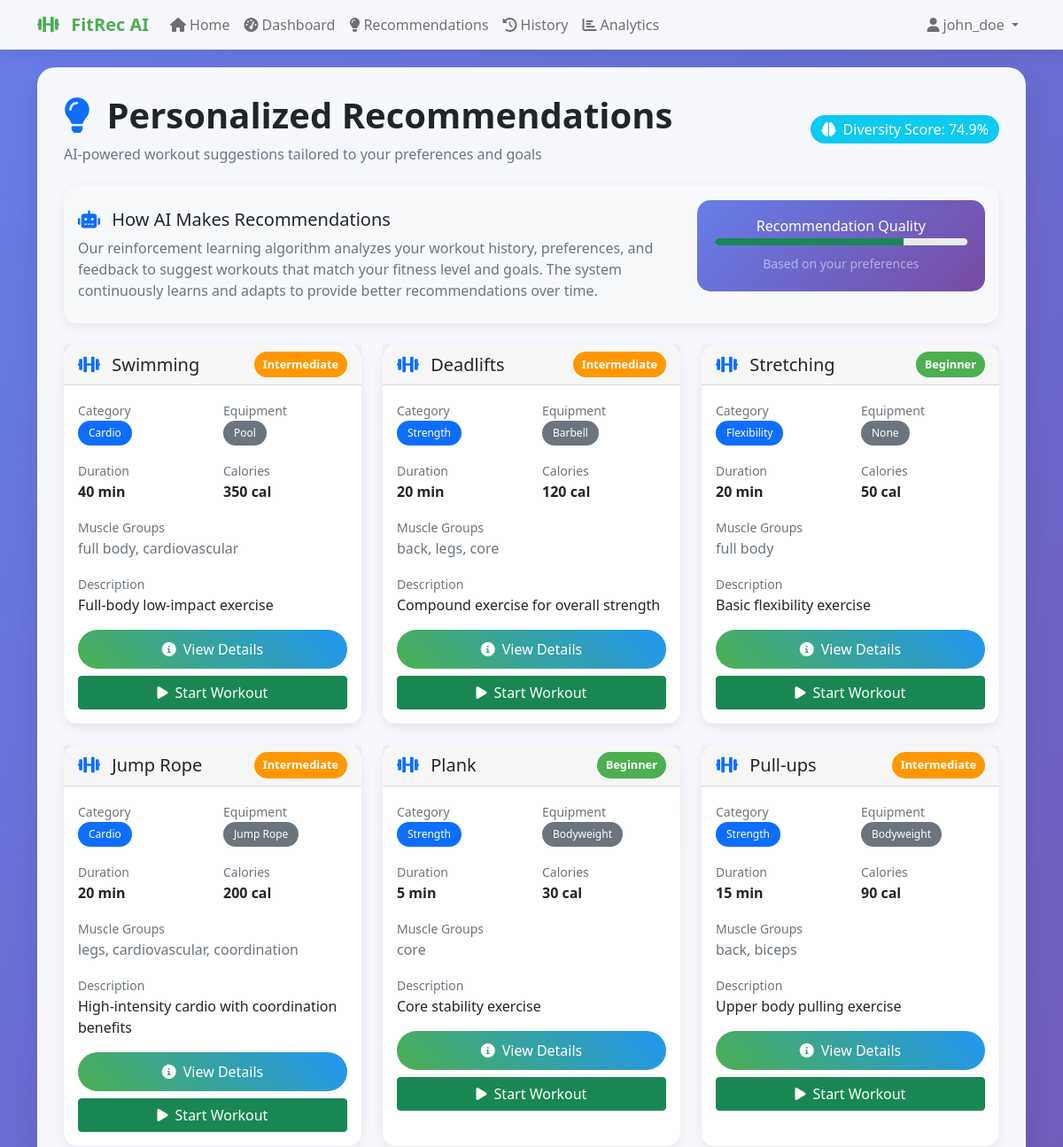
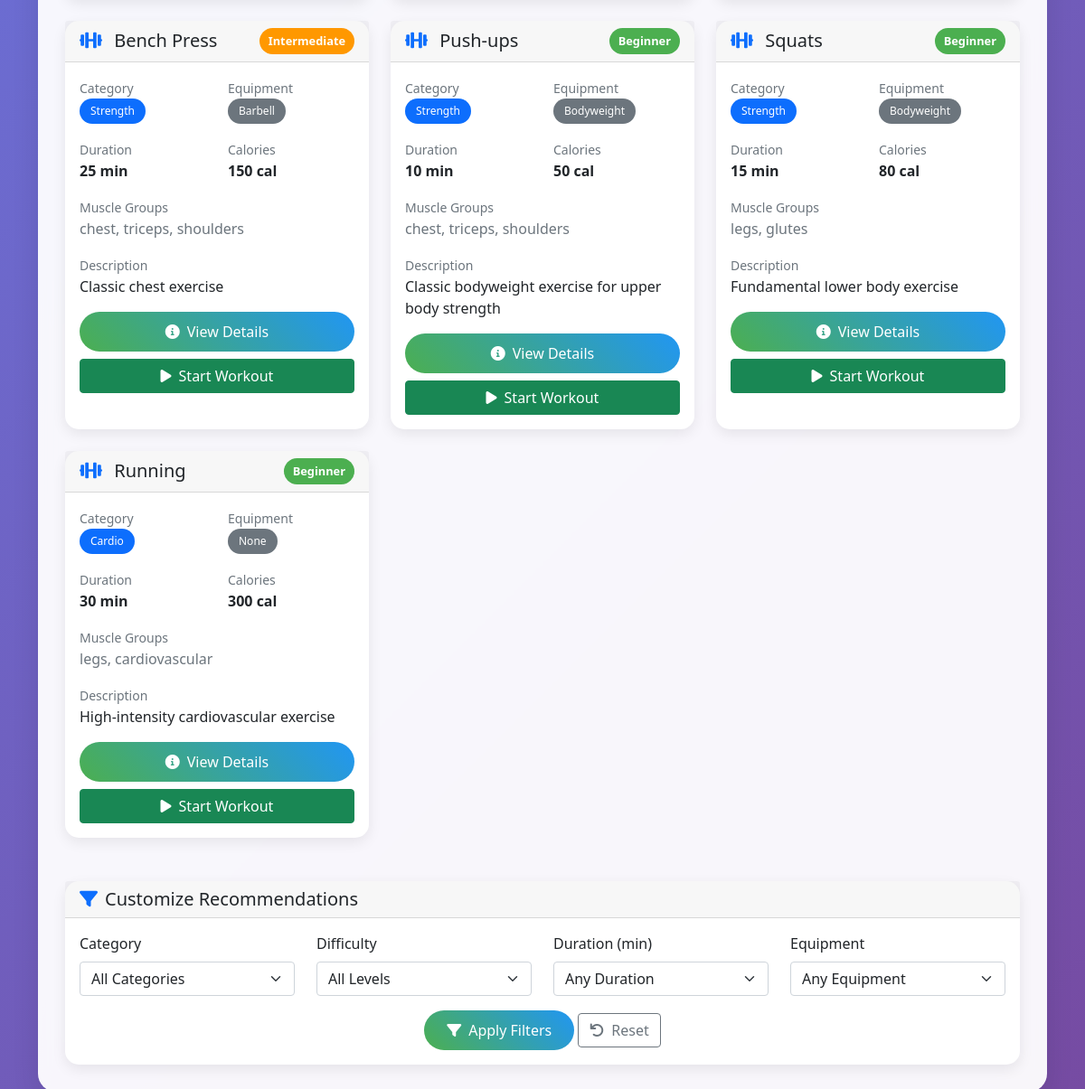
Page /recommendations (signed in) on the committed database (2 pictures, top to bottom).
### models.py (models this page shows, shortened)
class User(db.Model):
    id = db.Column(db.Integer, primary_key=True)
    username = db.Column(db.String(80), unique=True, nullable=False)
    email = db.Column(db.String(120), unique=True, nullable=False)
    age = db.Column(db.Integer)
    gender = db.Column(db.String(10))
    weight = db.Column(db.Float)  # in kg
    height = db.Column(db.Float)  # in cm
    fitness_level = db.Column(db.String(20))  # beginner, intermediate, advanced
    goals = db.Column(db.String(200))  # weight_loss, muscle_gain, endurance, etc.
    preferences = db.Column(db.Text)  # JSON string of user preferences
    created_at = db.Column(db.DateTime, default=datetime.utcnow)
    workout_history = db.relationship('WorkoutHistory', backref='user', lazy=True)
    def get_preferences(self):
        if self.preferences:
            return json.loads(self.preferences)
        return {}

class Workout(db.Model):
    id = db.Column(db.Integer, primary_key=True)
    name = db.Column(db.String(100), nullable=False)
    category = db.Column(db.String(50))  # strength, cardio, flexibility, etc.
    muscle_group = db.Column(db.String(100))  # chest, back, legs, etc.
    equipment = db.Column(db.String(100))  # dumbbells, barbell, bodyweight, etc.
    difficulty = db.Column(db.String(20))  # beginner, intermediate, advanced
    duration = db.Column(db.Integer)  # estimated duration in minutes
    calories_burn = db.Column(db.Integer)  # estimated calories burned
    description = db.Column(db.Text)
    instructions = db.Column(db.Text)
    image_url = db.Column(db.String(200))
    workout_history = db.relationship('WorkoutHistory', backref='workout', lazy=True)

### app.py (the view)
    @app.route('/recommendations')
    def recommendations():
        if 'user_id' not in session:
            return redirect(url_for('login'))
        user = User.query.get(session['user_id'])
        if not user:
            session.clear()
            return redirect(url_for('login'))
        available_workouts = Workout.query.all()
        recommended_workouts = rl_agent.get_recommendations(user, available_workouts, num_recommendations=10)
        diversity_score = rl_agent.get_workout_diversity(recommended_workouts)
        return render_template('recommendations.html',
                             user=user,
                             workouts=recommended_workouts,
                             diversity_score=diversity_score)

### templates/recommendations.html (shortened to what this page needs)
{% extends "base.html" %}
{% block content %}
<div class="main-content">
    <div class="row mb-4">
        <div class="col-12">
            <div class="d-flex justify-content-between align-items-center">
                <div>
                    <h1 class="fw-bold mb-2">
                        <i class="fas fa-lightbulb text-primary me-2"></i>
                        Personalized Recommendations
                    </h1>
                    <p class="text-muted mb-0">
                        AI-powered workout suggestions tailored to your preferences and goals
                    </p>
                </div>
                <div class="text-end">
                    <div class="badge bg-info fs-6">
                        <i class="fas fa-brain me-1"></i>
                        Diversity Score: {{ "%.1f"|format(diversity_score * 100) }}%
                    </div>
                </div>
            </div>
        </div>
    </div>
    <div class="row mb-4">
        <div class="col-12">
            <div class="card bg-light">
                <div class="card-body">
                    <div class="row align-items-center">
                        <div class="col-md-8">
                            <h5 class="mb-2">
                                <i class="fas fa-robot text-primary me-2"></i>
                                How AI Makes Recommendations
                            </h5>
                            <p class="mb-0 text-muted">
                                Our reinforcement learning algorithm analyzes your workout history, preferences,
                                and feedback to suggest workouts that match your fitness level and goals.
                                The system continuously learns and adapts to provide better recommendations over time.
                            </p>
                        </div>
                        <div class="col-md-4 text-center">
                            <div class="workout-card">
                                <h6 class="mb-1">Recommendation Quality</h6>
                                <div class="progress mb-2" style="height: 8px;">
                                    <div class="progress-bar bg-success" style="width: {{ diversity_score * 100 }}%"></div>
                                </div>
                                <small class="text-white-50">Based on your preferences</small>
                            </div>
                        </div>
                    </div>
                </div>
            </div>
        </div>
    </div>
    <div class="row">
        {% for workout in workouts %}
        <div class="col-lg-6 col-xl-4 mb-4">
            <div class="card h-100 workout-recommendation">
                <div class="card-header d-flex justify-content-between align-items-center">
                    <h5 class="mb-0">
                        <i class="fas fa-dumbbell text-primary me-2"></i>
                        {{ workout.name }}
                    </h5>
                    <span class="difficulty-badge difficulty-{{ workout.difficulty }}">
                        {{ workout.difficulty|title }}
                    </span>
                </div>
                <div class="card-body">
                    <div class="row mb-3">
                        <div class="col-6">
                            <small class="text-muted">Category</small><br>
                            <span class="badge bg-primary">{{ workout.category|title }}</span>
                        </div>
                        <div class="col-6">
                            <small class="text-muted">Equipment</small><br>
                            <span class="badge bg-secondary">{{ workout.equipment|title }}</span>
                        </div>
                    </div>
                    <div class="row mb-3">
                        <div class="col-6">
                            <small class="text-muted">Duration</small><br>
                            <strong>{{ workout.duration }} min</strong>
                        </div>
                        <div class="col-6">
                            <small class="text-muted">Calories</small><br>
                            <strong>{{ workout.calories_burn }} cal</strong>
                        </div>
                    </div>
                    <div class="mb-3">
                        <small class="text-muted">Muscle Groups</small><br>
                        <span class="text-muted">{{ workout.muscle_group }}</span>
                    </div>
                    {% if workout.description %}
                    <div class="mb-3">
                        <small class="text-muted">Description</small><br>
                        <p class="mb-0">{{ workout.description }}</p>
                    </div>
                    {% endif %}
                    <div class="d-grid gap-2">
                        <a href="{{ url_for('workout_detail', workout_id=workout.id) }}" class="btn btn-primary">
                            <i class="fas fa-info-circle me-2"></i>View Details
                        </a>
                        <button class="btn btn-success" onclick="startWorkout({{ workout.id }})">
                            <i class="fas fa-play me-2"></i>Start Workout
                        </button>
                    </div>
                </div>
            </div>
        </div>
        {% endfor %}
    </div>
    <div class="row mt-4">
        <div class="col-12">
            <div class="card">
                <div class="card-header">
                    <h5 class="mb-0">
                        <i class="fas fa-filter text-primary me-2"></i>Customize Recommendations
                    </h5>
                </div>
                <div class="card-body">
                    <div class="row">
                        <div class="col-md-3 mb-3">
                            <label class="form-label">Category</label>
                            <select class="form-select" id="categoryFilter">
                                <option value="">All Categories</option>
                            </select>
                        </div>
                        <div class="col-md-3 mb-3">
                            <label class="form-label">Difficulty</label>
                            <select class="form-select" id="difficultyFilter">
                                <option value="">All Levels</option>
                            </select>
                        </div>
                        <div class="col-md-3 mb-3">
                            <label class="form-label">Duration (min)</label>
                            <select class="form-select" id="durationFilter">
                                <option value="">Any Duration</option>
                            </select>
                        </div>
                        <div class="col-md-3 mb-3">
                            <label class="form-label">Equipment</label>
                            <select class="form-select" id="equipmentFilter">
                                <option value="">Any Equipment</option>
                            </select>
                        </div>
                    </div>
                    <div class="text-center">
                        <button class="btn btn-primary" onclick="applyFilters()">
                            <i class="fas fa-filter me-2"></i>Apply Filters
                        </button>
                        <button class="btn btn-outline-secondary" onclick="resetFilters()">
                            <i class="fas fa-undo me-2"></i>Reset
                        </button>
                    </div>
                </div>
            </div>
        </div>
    </div>
</div>
{% endblock %}

### templates/base.html (shortened to what this page needs)
<!DOCTYPE html>
<html lang="en">
<head>
    <link href="https://cdn.jsdelivr.net/npm/bootstrap@5.1.3/dist/css/bootstrap.min.css" rel="stylesheet">
    <link rel="stylesheet" href="https://cdnjs.cloudflare.com/ajax/libs/font-awesome/6.0.0/css/all.min.css">
</head>
<body>
    <nav class="navbar navbar-expand-lg navbar-light">
        <div class="container">
            <a class="navbar-brand" href="{{ url_for('index') }}">
                <i class="fas fa-dumbbell me-2"></i>
                FitRec AI
            </a>
            <div class="collapse navbar-collapse" id="navbarNav">
                <ul class="navbar-nav me-auto">
                    <li class="nav-item">
                        <a class="nav-link" href="{{ url_for('index') }}">
                            <i class="fas fa-home me-1"></i>Home
                        </a>
                    </li>
                    {% if session.user_id %}
                    <li class="nav-item">
                        <a class="nav-link" href="{{ url_for('dashboard') }}">
                            <i class="fas fa-tachometer-alt me-1"></i>Dashboard
                        </a>
                    </li>
                    <li class="nav-item">
                        <a class="nav-link" href="{{ url_for('recommendations') }}">
                            <i class="fas fa-lightbulb me-1"></i>Recommendations
                        </a>
                    </li>
                    <li class="nav-item">
                        <a class="nav-link" href="{{ url_for('workout_history') }}">
                            <i class="fas fa-history me-1"></i>History
                        </a>
                    </li>
                    <li class="nav-item">
                        <a class="nav-link" href="{{ url_for('analytics') }}">
                            <i class="fas fa-chart-bar me-1"></i>Analytics
                        </a>
                    </li>
                    {% endif %}
                </ul>
                <ul class="navbar-nav">
                    {% if session.user_id %}
                    <li class="nav-item dropdown">
                        <a class="nav-link dropdown-toggle" href="#" id="navbarDropdown" role="button" data-bs-toggle="dropdown">
                            <i class="fas fa-user me-1"></i>{{ session.username }}
                        </a>
                    </li>
                    {% endif %}
                </ul>
            </div>
        </div>
    </nav>
    <div class="container">
        {% block content %}{% endblock %}
    </div>
</body>
</html>

### rows in the picture
User: username "john_doe"
Workout: name "Swimming", difficulty "Intermediate", category "Cardio", equipment "Pool", duration "40", calories_burn "350", muscle_group "full body, cardiovascular", description "Full-body low-impact exercise"
Workout: name "Deadlifts", difficulty "Intermediate", category "Strength", equipment "Barbell", duration "20", calories_burn "120", muscle_group "back, legs, core", description "Compound exercise for overall strength"
Workout: name "Stretching", difficulty "Beginner", category "Flexibility", equipment "None", duration "20", calories_burn "50", muscle_group "full body", description "Basic flexibility exercise"
Workout: name "Jump Rope", difficulty "Intermediate", category "Cardio", equipment "Jump Rope", duration "20", calories_burn "200", muscle_group "legs, cardiovascular, coordination", description "High-intensity cardio with coordination benefits"
Workout: name "Plank", difficulty "Beginner", category "Strength", equipment "Bodyweight", duration "5", calories_burn "30", muscle_group "core", description "Core stability exercise"
Workout: name "Pull-ups", difficulty "Intermediate", category "Strength", equipment "Bodyweight", duration "15", calories_burn "90", muscle_group "back, biceps", description "Upper body pulling exercise"
Workout: name "Bench Press", difficulty "Intermediate", category "Strength", equipment "Barbell", duration "25", calories_burn "150", muscle_group "chest, triceps, shoulders", description "Classic chest exercise"
Workout: name "Push-ups", difficulty "Beginner", category "Strength", equipment "Bodyweight", duration "10", calories_burn "50", muscle_group "chest, triceps, shoulders", description "Classic bodyweight exercise for upper body strength"
Workout: name "Squats", difficulty "Beginner", category "Strength", equipment "Bodyweight", duration "15", calories_burn "80", muscle_group "legs, glutes", description "Fundamental lower body exercise"
Workout: name "Running", difficulty "Beginner", category "Cardio", equipment "None", duration "30", calories_burn "300", muscle_group "legs, cardiovascular", description "High-intensity cardiovascular exercise"

### other values in the picture
{{ "%.1f"|format(diversity_score * 100) }} "74.9"
